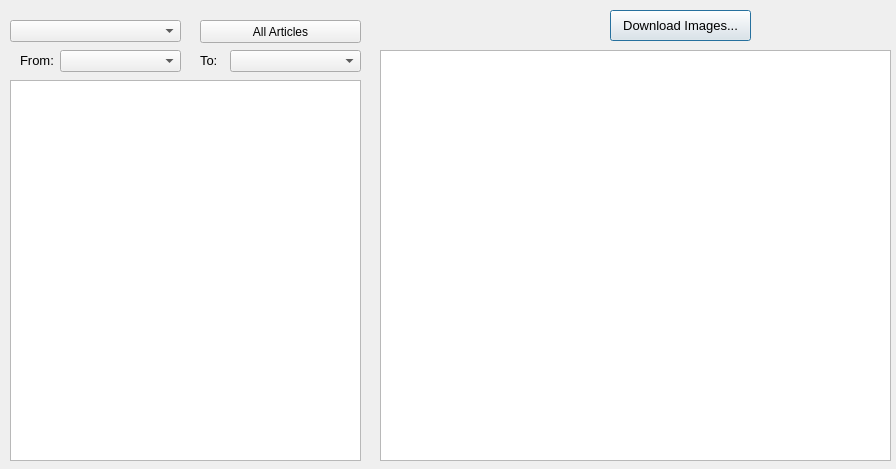
<?xml version="1.0" encoding="UTF-8"?>
<ui version="4.0">
 <class>PhotoPoolWindow</class>
 <widget class="QDialog" name="PhotoPoolWindow">
  <property name="geometry">
   <rect>
    <x>0</x>
    <y>0</y>
    <width>896</width>
    <height>469</height>
   </rect>
  </property>
  <property name="windowTitle">
   <string>Dialog</string>
  </property>
  <widget class="QComboBox" name="section_comboBox">
   <property name="geometry">
    <rect>
     <x>10</x>
     <y>20</y>
     <width>171</width>
     <height>22</height>
    </rect>
   </property>
  </widget>
  <widget class="QListWidget" name="article_listWidget">
   <property name="geometry">
    <rect>
     <x>10</x>
     <y>80</y>
     <width>351</width>
     <height>381</height>
    </rect>
   </property>
  </widget>
  <widget class="QComboBox" name="fromIssueDate_comboBox">
   <property name="geometry">
    <rect>
     <x>60</x>
     <y>50</y>
     <width>121</width>
     <height>22</height>
    </rect>
   </property>
  </widget>
  <widget class="QPushButton" name="dwnldImgs_pushButton">
   <property name="geometry">
    <rect>
     <x>610</x>
     <y>10</y>
     <width>141</width>
     <height>31</height>
    </rect>
   </property>
   <property name="font">
    <font>
     <pointsize>10</pointsize>
    </font>
   </property>
   <property name="text">
    <string>Download Images...</string>
   </property>
  </widget>
  <widget class="QComboBox" name="toIssueDate_comboBox">
   <property name="geometry">
    <rect>
     <x>230</x>
     <y>50</y>
     <width>131</width>
     <height>22</height>
    </rect>
   </property>
  </widget>
  <widget class="QLabel" name="fromLabel">
   <property name="geometry">
    <rect>
     <x>20</x>
     <y>50</y>
     <width>41</width>
     <height>20</height>
    </rect>
   </property>
   <property name="font">
    <font>
     <pointsize>10</pointsize>
    </font>
   </property>
   <property name="text">
    <string>From:</string>
   </property>
  </widget>
  <widget class="QLabel" name="toLabel">
   <property name="geometry">
    <rect>
     <x>200</x>
     <y>50</y>
     <width>21</width>
     <height>20</height>
    </rect>
   </property>
   <property name="font">
    <font>
     <pointsize>10</pointsize>
    </font>
   </property>
   <property name="text">
    <string>To:</string>
   </property>
  </widget>
  <widget class="QPushButton" name="allArt_pushButton">
   <property name="geometry">
    <rect>
     <x>200</x>
     <y>20</y>
     <width>161</width>
     <height>23</height>
    </rect>
   </property>
   <property name="text">
    <string>All Articles</string>
   </property>
  </widget>
  <widget class="QGraphicsView" name="photoPool_graphicsView">
   <property name="geometry">
    <rect>
     <x>380</x>
     <y>50</y>
     <width>511</width>
     <height>411</height>
    </rect>
   </property>
  </widget>
 </widget>
 <resources/>
 <connections/>
</ui>
